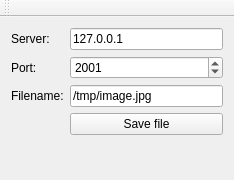
<?xml version="1.0" encoding="UTF-8"?>
<ui version="4.0">
 <class>TstUdp</class>
 <widget class="QMainWindow" name="TstUdp">
  <property name="geometry">
   <rect>
    <x>0</x>
    <y>0</y>
    <width>234</width>
    <height>180</height>
   </rect>
  </property>
  <property name="windowTitle">
   <string> UDP client</string>
  </property>
  <widget class="QWidget" name="centralWidget">
   <layout class="QGridLayout" name="gridLayout">
    <item row="0" column="0">
     <widget class="QLabel" name="label">
      <property name="text">
       <string>Server:</string>
      </property>
     </widget>
    </item>
    <item row="0" column="1">
     <widget class="QLineEdit" name="lineEditServer">
      <property name="inputMask">
       <string/>
      </property>
      <property name="text">
       <string>127.0.0.1</string>
      </property>
     </widget>
    </item>
    <item row="1" column="0">
     <widget class="QLabel" name="label_2">
      <property name="text">
       <string>Port:</string>
      </property>
     </widget>
    </item>
    <item row="1" column="1">
     <widget class="QSpinBox" name="spinBoxPort">
      <property name="maximum">
       <number>99999</number>
      </property>
      <property name="value">
       <number>2001</number>
      </property>
     </widget>
    </item>
    <item row="2" column="0">
     <widget class="QLabel" name="label_3">
      <property name="text">
       <string>Filename:</string>
      </property>
     </widget>
    </item>
    <item row="2" column="1">
     <widget class="QLineEdit" name="lineEditFileName">
      <property name="text">
       <string>/tmp/image.jpg</string>
      </property>
     </widget>
    </item>
    <item row="3" column="1">
     <widget class="QPushButton" name="pushButton">
      <property name="text">
       <string>Save file</string>
      </property>
     </widget>
    </item>
    <item row="4" column="0" colspan="2">
     <widget class="QLabel" name="labelStatus">
      <property name="text">
       <string/>
      </property>
     </widget>
    </item>
   </layout>
  </widget>
  <widget class="QToolBar" name="mainToolBar">
   <attribute name="toolBarArea">
    <enum>TopToolBarArea</enum>
   </attribute>
   <attribute name="toolBarBreak">
    <bool>false</bool>
   </attribute>
  </widget>
 </widget>
 <layoutdefault spacing="6" margin="11"/>
 <resources/>
 <connections/>
</ui>
